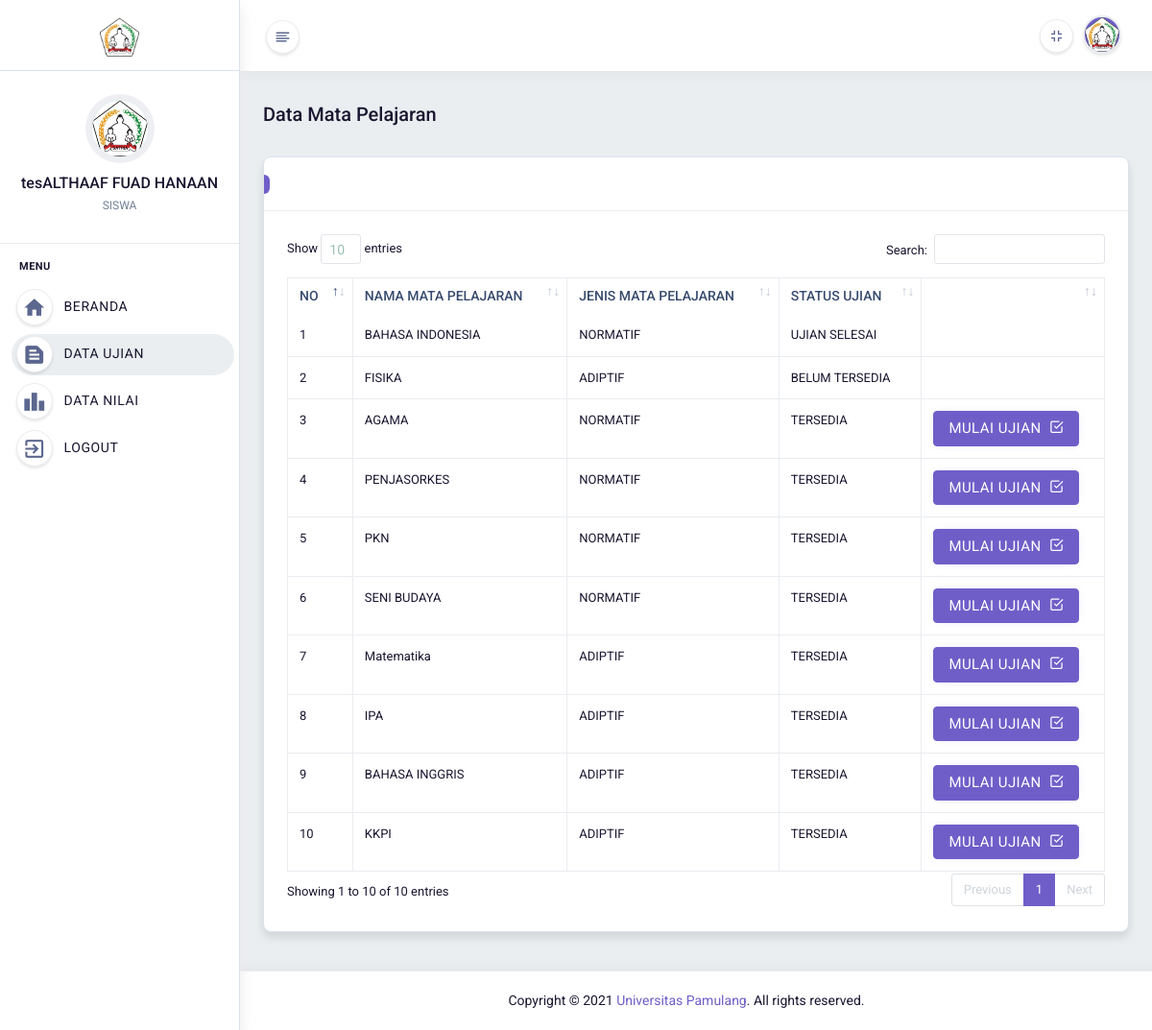
Page /siswa/matpel.php (signed in) on the committed database.
### tables this page shows
CREATE TABLE `siswa` (
  `id_siswa` int(11) NOT NULL,
  `nisn` varchar(15) NOT NULL,
  `nama_siswa` varchar(25) NOT NULL,
  `alamat` varchar(250) NOT NULL,
  `no_hp` varchar(15) NOT NULL,
  `password` varchar(32) NOT NULL,
  `id_kelas` int(11) NOT NULL,
  `id_admin` int(11) NOT NULL
);

CREATE TABLE `mapel` (
  `id_mapel` int(11) NOT NULL,
  `jenis_mapel` varchar(10) NOT NULL,
  `nama_mapel` varchar(25) NOT NULL
);

### siswa/matpel.php (the view, shortened to what this page needs)
<?php include "sesi.php";
include "../koneksi.php"; ?>
<!DOCTYPE html>
<html lang="en" dir="ltr">
	<head>
		<link href="../assets/plugins/bootstrap/css/bootstrap.min.css" rel="stylesheet">
		<link href="../assets/css/style.css" rel="stylesheet" />
		<link href="../assets/css/dark.css" rel="stylesheet" />
		<link href="../assets/css/skin-modes.css" rel="stylesheet" />
		<link href="../assets/css/animated.css" rel="stylesheet" />
      	<link href="../assets/css/sidemenu.css" rel="stylesheet">
		<link href="../assets/plugins/p-scrollbar/p-scrollbar.css" rel="stylesheet" />
		<link href="../assets/css/icons.css" rel="stylesheet" />
		<link href="../assets/plugins/datatable/css/dataTables.bootstrap4.min.css" rel="stylesheet" />
		<link href="../assets/plugins/datatable/css/buttons.bootstrap4.min.css"  rel="stylesheet">
		<link href="../assets/plugins/datatable/responsive.bootstrap4.min.css" rel="stylesheet" />
		<link href="../assets/plugins/select2/select2.min.css" rel="stylesheet" />
		<link id="theme" href="../assets/colors/color1.css" rel="stylesheet" type="text/css"/>
	</head>
	<body class="app sidebar-mini">
		<div class="page">
			<div class="page-main">
				<aside class="app-sidebar">
					<div class="app-sidebar__logo">
						<a class="header-brand" href="index.php">
							<img src="../assets/images/logo.png" class="header-brand-img desktop-lgo">
						</a>
					</div>
					<div class="app-sidebar__user">
						<div class="dropdown user-pro-body text-center">
							<div class="user-pic">
								<img src="../assets/images/logo.png" alt="user-img" class="avatar-xl rounded-circle mb-1">
							</div>
							<div class="user-info">
							<?php
							$id_siswa = $_SESSION["id_siswa"];
							$query = mysqli_query($conn, "SELECT * FROM siswa WHERE id_siswa = $id_siswa");
							$dataSiswa = mysqli_fetch_assoc($query);
							?>
								<h5 class=" mb-1"><?php echo $dataSiswa['nama_siswa'] ?></h5>
								<span class="text-muted app-sidebar__user-name text-sm">SISWA</span>
							</div>
						</div>
						<div class="sidebar-navs">
						</div>
					</div>
					<ul class="side-menu app-sidebar3">
						<li class="side-item side-item-category mt-4">MENU</li>
						<li class="slide">
							<a class="side-menu__item"  href="index.php">
							<span class="material-icons side-menu__icon text-center m-0 mr-3 p-0 pt-1">
							</span>
							<span class="side-menu__label">BERANDA</span></a>
						</li>
						<li class="slide">
							<a class="side-menu__item"  href="matpel.php">
							<span class="material-icons side-menu__icon text-center m-0 mr-3 p-0 pt-1">
							</span>
							<span class="side-menu__label">DATA UJIAN</span></a>
						</li>
						<li class="slide">
							<a class="side-menu__item"  href="nilai.php">
							<span class="material-icons side-menu__icon text-center m-0 mr-3 p-0 pt-1">
							</span>
							<span class="side-menu__label">DATA NILAI</span></a>
						</li>
						<li class="slide">
							<a class="side-menu__item"  href="logout.php">
							<span class="material-icons side-menu__icon text-center m-0 mr-3 p-0 pt-1">
							</span>
							<span class="side-menu__label">LOGOUT</span></a>
						</li>
					</ul>
				</aside>
				<div class="app-content main-content">
					<div class="side-app">
						<div class="app-header header">
							<div class="container-fluid">
								<div class="d-flex">
									<div class="app-sidebar__toggle" data-toggle="sidebar">
										<a class="open-toggle" href="#">
										</a>
									</div>
									<div class="d-flex order-lg-2 ml-auto">
										<div class="dropdown   header-fullscreen" >
											<a  class="nav-link icon full-screen-link p-0"  id="fullscreen-button">
												<svg xmlns="http://www.w3.org/2000/svg" class="header-icon" width="24" height="24" viewBox="0 0 24 24"><path d="M10 4L8 4 8 8 4 8 4 10 10 10zM8 20L10 20 10 14 4 14 4 16 8 16zM20 14L14 14 14 20 16 20 16 16 20 16zM20 8L16 8 16 4 14 4 14 10 20 10z"/></svg>
											</a>
										</div>
										<div class="dropdown profile-dropdown">
											<a href="#" class="nav-link pr-0 leading-none" data-toggle="dropdown">
												<span>
													<img src="../assets/images/logo.png" alt="img" class="avatar avatar-md brround">
												</span>
											</a>
										</div>
									</div>
								</div>
							</div>
						</div>
						<div class="page-header">
							<div class="page-leftheader">
								<h4 class="page-title mb-0">Data Mata Pelajaran</h4>
							</div>
						</div>
						<div class="row">
							<div class="col-12">
								<div class="card">
									<div class="card-header">
									</div>
									<div class="card-body">
										<table class="table table-bordered text-nowrap w-100" id="example1">
											<thead>
												<tr>
													<th class="wd-1p border-bottom-0">No</th>
													<th class="wd-15p border-bottom-0">Nama Mata Pelajaran</th>
													<th class="wd-29p border-bottom-0">Jenis Mata Pelajaran</th>
													<th class="wd-29p border-bottom-0">Status Ujian</th>
													<th class="wd-5p border-bottom-0"></th>
												</tr>
											</thead>
											<tbody>
												<?php
													$no = 0;
													$query = mysqli_query($conn, "select * from mapel");
													while ($row = mysqli_fetch_array($query)) {
													$no++;
												?>
												<tr>
													<td><?php echo $no; ?></td>
													<td><?php echo $row['nama_mapel']; ?></td>
													<td><?php echo $row['jenis_mapel']; ?></td>
													<?php
														$query1 = mysqli_query($conn, "select * from soal where tingkat_kelas='". $_SESSION['tingkat_kelas'] ."' and id_mapel='". $row['id_mapel'] ."' and status='DISETUJUI'");
														$rows = mysqli_num_rows($query1);
														if($rows > 1){
															$query2 = mysqli_query($conn, "select * from nilai where id_mapel='". $row['id_mapel'] ."' and id_siswa='". $_SESSION['id_siswa'] ."'");
															if ($row2 = mysqli_fetch_array($query2)) {
													?>
													<td>UJIAN SELESAI</td>
													<td></td>
													<?php } else { ?>
													<td>TERSEDIA</td>
													<td>
														<div class="dropdown">
															<button type="button" class="btn btn-primary" data-target="#mulai<?php echo $no; ?>" data-toggle="modal">
																MULAI UJIAN &nbsp;<i class="fe fe-check-square"></i>
															</button>
														</div>
													</td>
													<?php } ?>
													<?php } else { ?>
													<td>BELUM TERSEDIA</td>
													<td></td>
													<?php } ?>
												</tr>
												<?php } ?>
											</tbody>
										</table>
									</div>
								</div>
							</div>
						</div>
					</div>
				</div>
			</div>
			<footer class="footer">
				<div class="container">
					<div class="row align-items-center flex-row-reverse">
						<div class="col-md-12 col-sm-12 text-center">
							Copyright © <?php echo date('Y') ?> <a href="#">Universitas Pamulang</a>. All rights reserved.
						</div>
					</div>
				</div>
			</footer>
		</div>
	</body>
</html>

### assets/colors/color1.css (style rules this page uses)
.avatar { background: #705ec8 no-repeat center/cover; }
.btn-primary { color: #fff !important; background-color: #705ec8; border-color: #705ec8; box-shadow: 0 0px 10px -5px rgba(112, 94, 200, 0.5); }
.footer a:not(.btn) { color: #705ec8; }
.card-header:before { background-color: #705ec8; }

### rows in the picture
siswa: nama_siswa "tesALTHAAF FUAD HANAAN"
mapel: nama_mapel "BAHASA INDONESIA", jenis_mapel "NORMATIF", shows "UJIAN SELESAI"
mapel: nama_mapel "FISIKA", jenis_mapel "ADIPTIF", shows "BELUM TERSEDIA"
mapel: nama_mapel "AGAMA", jenis_mapel "NORMATIF"
mapel: nama_mapel "PENJASORKES", jenis_mapel "NORMATIF"
mapel: nama_mapel "PKN", jenis_mapel "NORMATIF"
mapel: nama_mapel "SENI BUDAYA", jenis_mapel "NORMATIF"
mapel: nama_mapel "Matematika", jenis_mapel "ADIPTIF"
mapel: nama_mapel "IPA", jenis_mapel "ADIPTIF"
mapel: nama_mapel "BAHASA INGGRIS", jenis_mapel "ADIPTIF"
mapel: nama_mapel "KKPI", jenis_mapel "ADIPTIF"
